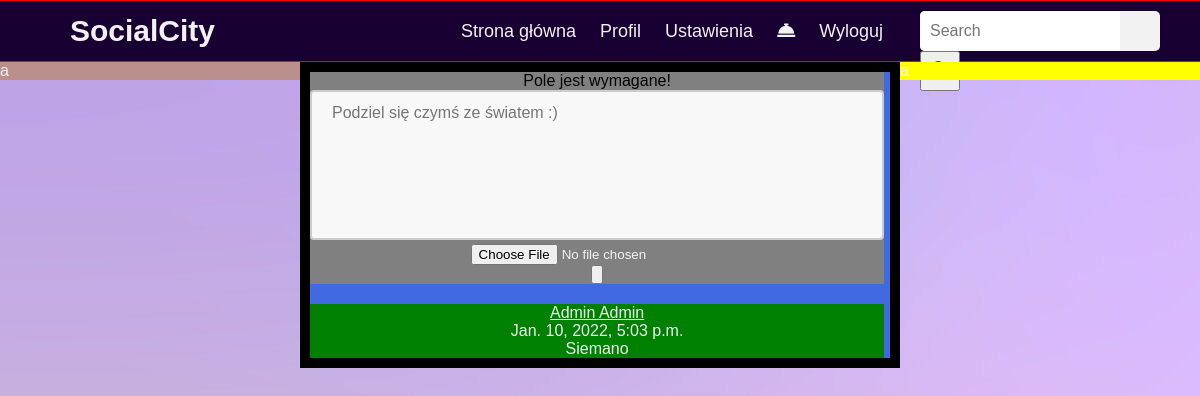
The page / (signed in) on the database as committed earlier.
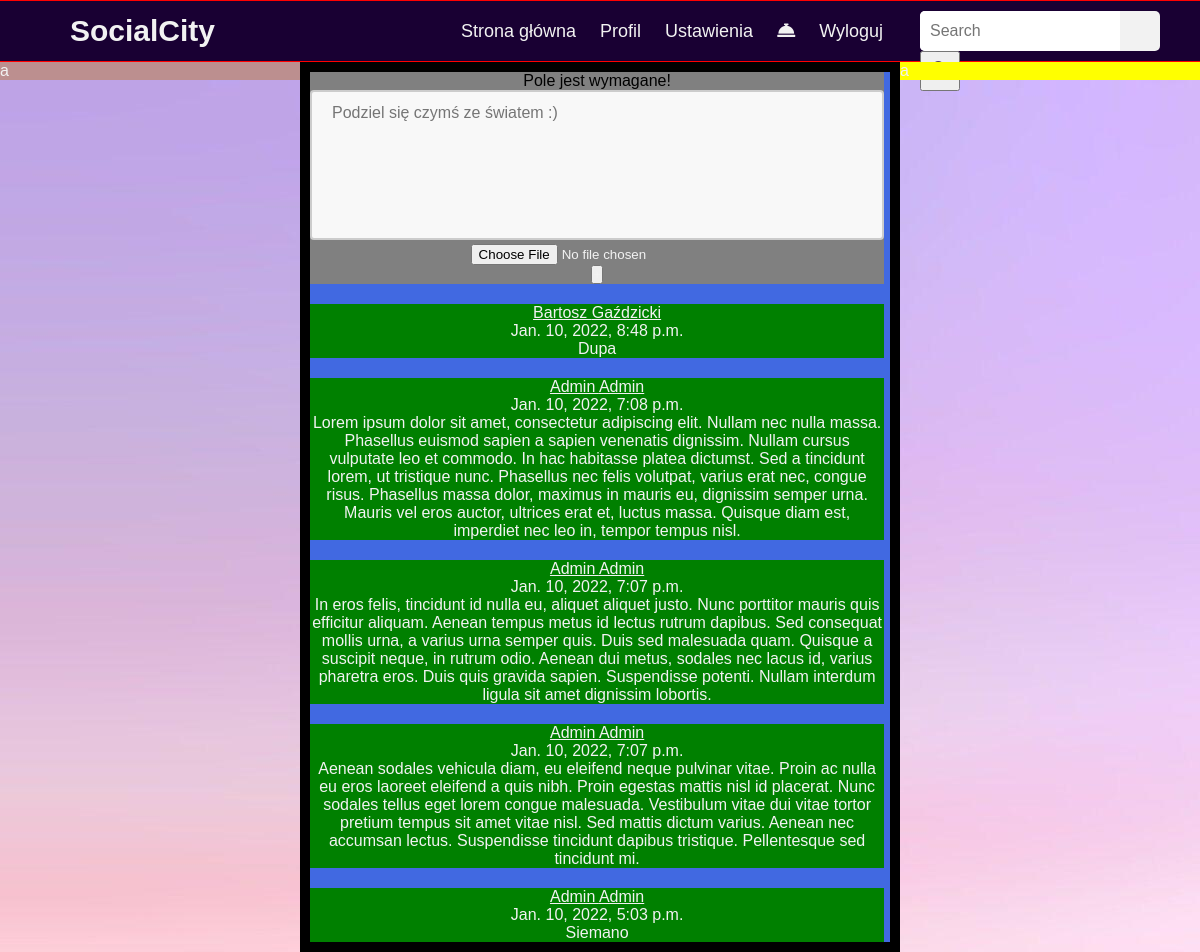
The same page on the database as committed later.
### Posts/models.py (models this page shows, shortened)
class Post(models.Model):
    user = models.ForeignKey(User, on_delete=models.CASCADE)
    content = models.CharField(max_length=500)
    photo = models.ImageField(upload_to='post_photos', null=True)
    date = models.DateTimeField(default=timezone.now)
    likes = models.ManyToManyField(User, related_name='post_likes', blank=True)
    dislikes = models.ManyToManyField(User, related_name='post_dislikes', blank=True)

### Pages/views.py (the view)
# urls.py: path('', home_page, name='home-view'),
def home_page(request):
    if not request.user.is_authenticated:
        return redirect('/landing')
    form = PostForm(request.POST or None, request.FILES)
    queryset = Post.objects.all().order_by('-date')
    if form.is_valid():
        new_post = form.save(commit=False)
        new_post.user = request.user
        new_post.save()
    context = {
        "form": form,
        "queryset": queryset
    }
    return render(request, "home_view.html", context)

### Posts/forms.py
class PostForm(forms.ModelForm):
    photo = forms.ImageField(label='',required=False)
    content = forms.CharField(label='',
    error_messages={
        'required': 'Pole jest wymagane!'
    },
    widget=forms.Textarea(attrs={
        'rows': '5',
        'placeholder': 'Podziel się czymś ze światem :)'
    }))
    class Meta:
        model = Post
        fields = ('content', 'photo')

### Accounts/models.py (called while the page is built)
    def get_absolute_url(self):
        return reverse('accounts:profile-view', kwargs={'my_id': self.id})

### Pages/templates/home_view.html (shortened to what this page needs)
{%extends 'base.html'%}
{%block navbar%}
{%include "navbar.html" %}
{%endblock%}
{%block content%}
<div class="leftpane">a</div>
<div class="middlepane">
    <div class="new_post">
        <form action="." method="POST" enctype="multipart/form-data">{%csrf_token%}
            {{form.as_p}}
            <input type="submit" value="+"/>
        </form>
    </div>
    {%for instance in queryset%}
    <div class="post_list">
        <p><a href="{{instance.user.account.get_absolute_url}}">{{instance.user.first_name}} {{instance.user.last_name}}</a></p>
        <p>{{instance.date}}</p>
        <p>{{instance.content}}</p>
    </div>
    {%endfor%}
</div>
<div class="rightpane"> a</div>
{%endblock%}

Rows that differ between the two databases and show on the page:
added Post: user.first_name "Bartosz", user.last_name "Gaździcki", date "Jan. 10, 2022, 8:48 p.m.", content "Dupa"
added Post: user.first_name "Admin", user.last_name "Admin", date "Jan. 10, 2022, 7:08 p.m.", content "Lorem ipsum dolor sit amet, consectetur adipiscing elit. Nullam nec nulla massa. Phasellus euismod sapien a sapien venenatis dignissim. Nullam cursus vulputate leo et commodo. In hac habitasse platea dictumst. Sed a tincidunt lorem, ut tristique nunc. Phasellus nec felis volutpat, varius erat nec, congue risus. Phasellus massa dolor, maximus in mauris eu, dignissim semper urna. Mauris vel eros auctor, ultrices erat et, luctus massa. Quisque diam est, imperdiet nec leo in, tempor tempus nisl."
added Post: user.first_name "Admin", user.last_name "Admin", date "Jan. 10, 2022, 7:07 p.m.", content "In eros felis, tincidunt id nulla eu, aliquet aliquet justo. Nunc porttitor mauris quis efficitur aliquam. Aenean tempus metus id lectus rutrum dapibus. Sed consequat mollis urna, a varius urna semper quis. Duis sed malesuada quam. Quisque a suscipit neque, in rutrum odio. Aenean dui metus, sodales nec lacus id, varius pharetra eros. Duis quis gravida sapien. Suspendisse potenti. Nullam interdum ligula sit amet dignissim lobortis."
added Post: user.first_name "Admin", user.last_name "Admin", date "Jan. 10, 2022, 7:07 p.m.", content "Aenean sodales vehicula diam, eu eleifend neque pulvinar vitae. Proin ac nulla eu eros laoreet eleifend a quis nibh. Proin egestas mattis nisl id placerat. Nunc sodales tellus eget lorem congue malesuada. Vestibulum vitae dui vitae tortor pretium tempus sit amet vitae nisl. Sed mattis dictum varius. Aenean nec accumsan lectus. Suspendisse tincidunt dapibus tristique. Pellentesque sed tincidunt mi."
